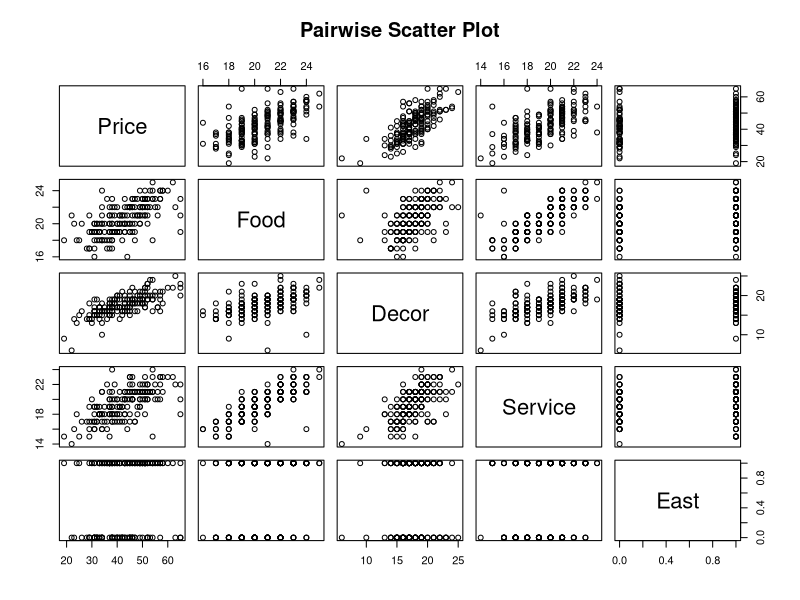

The R source for this figure:
#reads a file in a table format and creates a data frame from it
setwd("~/r_studio/week 8")

#multiple linear regression
nyc = read.csv("nyc.csv")
#View(nyc)
#head(nyc)
#tail(nyc)s of NYC
#menu pricing in restaurant
#y: Price of dinner
#x1: customer rating of the food
#x2: customer rating of the decor
#x3: customer rating of the service
#x4: if the restaurant is east or west

#pairwise scatter plot
plot(nyc,main = "Pairwise Scatter Plot")
#food vs decor randomly scattered
#food vs service strongly correlated

#round(cor(nyc),3)

#model building 

nycmod1 = lm(Price~Food+Service+East+Decor, data= nyc)

#or
#nycmod1 = lm(Price~.,data = nyc)

#summary(nycmod1)
#food, decor will have to include because < than 0.05
#food and decor explain the rice
#we can keep east also

# full model food east and decor perform better compared to reduced model intercept
nycmod2 = lm(Price~Food+East+Decor, data= nyc)

#service is not important in explaining the price

nycmod3 = lm(Price~Service+East+Decor, data= nyc)
#service is less important, food is explaining the price


